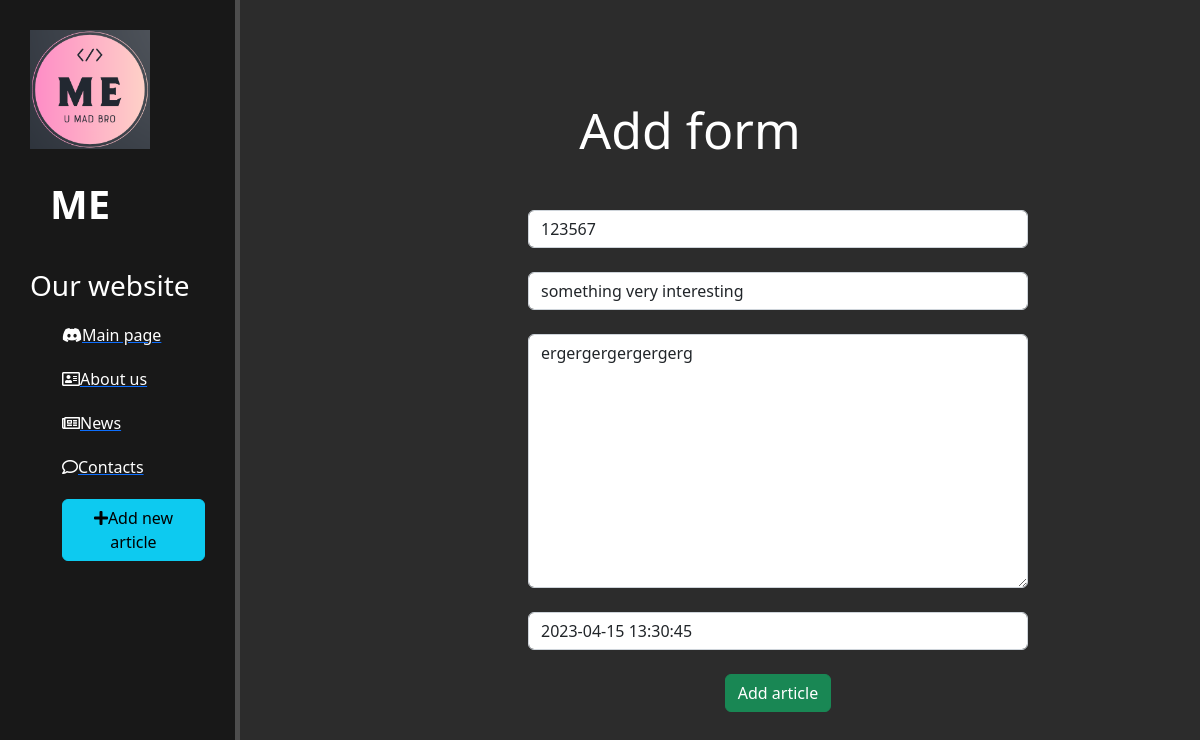
Page /news/9/update/ on the committed database.
### newsp/models.py (models this page shows, shortened)
class Articles(models.Model):
    title = models.CharField('titlee', max_length=50)
    anons = models.CharField('anonss', max_length=250)
    full_text = models.TextField('articlee')
    date = models.DateTimeField('publication date')
    class Meta:
        verbose_name = 'News'
        verbose_name_plural = 'Some_news'

### newsp/views.py (the view)
# urls.py: path('<int:pk>/update/', views.NewsUpdateView.as_view(), name='news-update'),
class NewsUpdateView(UpdateView):
    model = Articles
    template_name = 'newsp/add_form.html'
    form_class = ArticleFrom

### newsp/forms.py
class ArticleFrom(ModelForm):
    class Meta:
        model = Articles
        fields = ['title', 'anons', 'full_text', 'date']
        widgets = {
            "title": TextInput(attrs={
                'class': 'form-control',
                'placeholder': 'article title'
            }),
            "anons": TextInput(attrs={
                'class': 'form-control',
                'placeholder': 'article announcement'
            }),
            "full_text": Textarea(attrs={
                'class': 'form-control',
                'placeholder': 'Text...'
            }),
            "date": DateTimeInput(attrs={
                'class': 'form-control',
                'placeholder': 'publication date'
            }),
        }

### newsp/templates/newsp/add_form.html (shortened to what this page needs)
{% extends 'mainp/layout.html' %}
{% block content %}
    <div class="features">
        <h1>Add form</h1>
        <form method="post">
            {{ form.title }}<br>
            {{ form.anons }}<br>
            {{ form.full_text }}<br>
            {{ form.date }}<br>
            <button class="btn btn-success" type="submit">Add article</button>
        </form>
    </div>
{% endblock content %}

### mainp/static/mainp/css/main.css (style rules this page uses)
body { background: #2c2c2c }
main .features { float: left; color: #fff; margin-top: 100px; text-align: center; width: 75%; }
main .features h1 { font-size: 50px; }
form { margin-left: 32%; width: 500px; margin-top: 50px; }

### rows in the picture
Articles: title "123567", anons "something very interesting", full_text "ergergergergergerg", date "2023-04-15 13:30:45"
